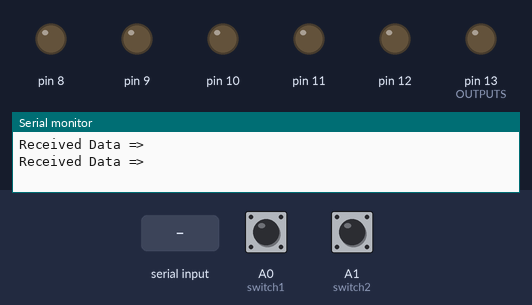
The sketch below on a simulated Arduino Uno, built with avr-gcc and run on an emulated ATmega328P. On the bench: output pins drawn as LEDs (lit = HIGH), the last lines printed to the serial monitor. Dashed ring = blinking. The inputs (shaded band) are chosen by the test bench; at power-on: A0 (switch1) LOW, A1 (switch2) LOW.

Above: at 1.2 s.
1.3 s: A0 (switch1) pulled HIGH for 3.2 s
At 1.7 s:
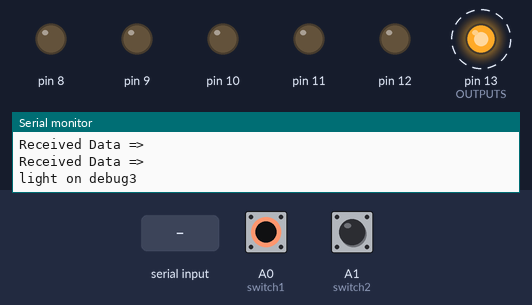
6.0 s: "relay3on" received over Serial
At 7.1 s:
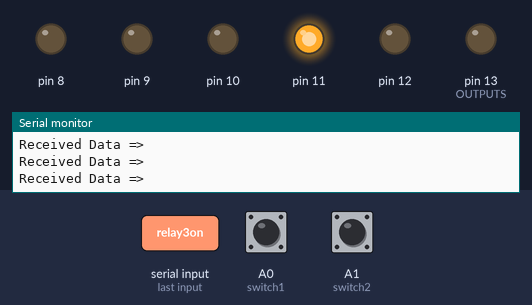
7.6 s: A1 (switch2) pulled HIGH for 0.15 s
At 7.7 s:
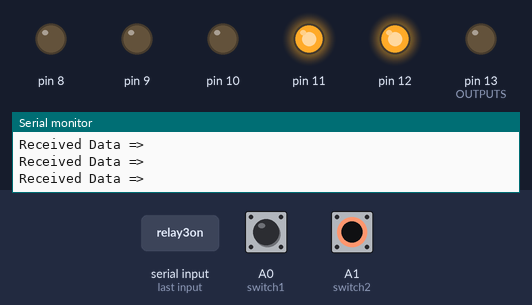
9.3 s: A0 (switch1) pulled HIGH for 0.15 s
At 10.5 s:
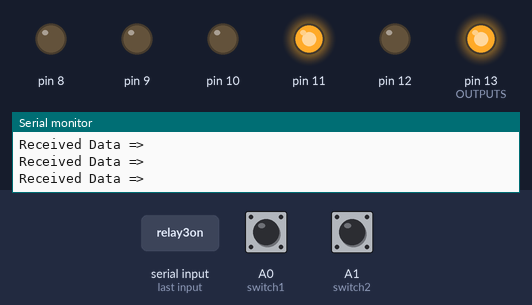
10.9 s: "relay4on" received over Serial
At 12.0 s:
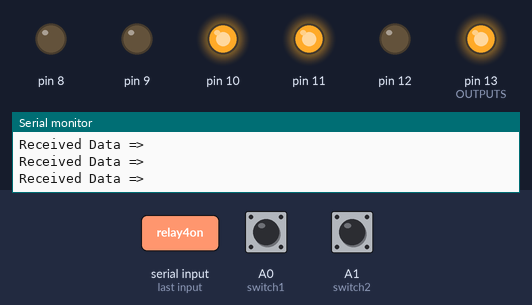
12.5 s: "relay3off" received over Serial
At 13.2 s:
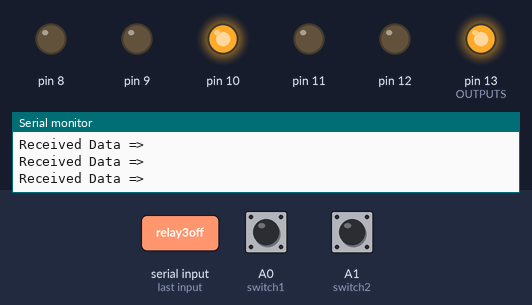
Timing chart, 0 to 15.1 s (numbered marks = the images above; inputs shaded):
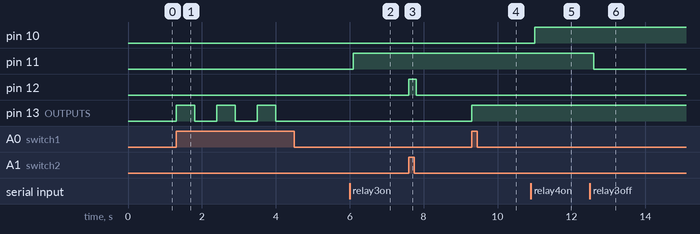

The sketch:

Input___Recievce_working.ino
```cpp
/*
    Serial.readString() program to device control from serial command "on" / "off".
    Author: Nilesh Chaurasia
    http://elextutorial.com
*/
#include <string.h>
#define switch1 A0
#define switch2 A1
#define switch3 A2
#define switch4 A3
#define switch5 A4
#define switch6 A5
#define switch7 7
#define switch8 6
#define switch9 5
#define switch10 4
#define powersense 3
#define resetpin 2

bool light1=0,light2=0,light3=0,light4=0,light5=0,light6=0,light7=0,light8=0,light9=0,light10=0;
int dummy=0,abc=0;
int timer1_counter;

//TIMER INTERRUPT START FROM HERE
ISR(TIMER1_OVF_vect)        // interrupt service routine
{
  TCNT1 = timer1_counter;   // preload timer


}


void setup()
{


noInterrupts();           // disable all interrupts


  TCCR1A = 0;
  TCCR1B = 0;

  // Set timer1_counter to the correct value for our interrupt interval
  //timer1_counter = 64911;   // preload timer 65536-16MHz/256/100Hz
  //timer1_counter = 65500;//65500;   // preload timer 65536-16MHz/256/50Hz
  timer1_counter = 64530;   // preload timer 65536-16MHz/256/2Hz

  //TCNT1 = timer1_counter;   // preload timer
  //TCCR1B |= (1 << CS12);    // 256 prescaler

  TCNT1 = timer1_counter;   // preload timer
  TCCR1B |= (1 << CS12);    // 256 prescaler
  TIMSK1 |= (1 << TOIE1);   // enable timer overflow interrupt
  interrupts();             // enable all interrupts

    Serial.begin(115200); // Set the baud rate to 9600
    pinMode(13,OUTPUT);//OUTPUTS
    pinMode(12,OUTPUT);
    pinMode(11,OUTPUT);
    pinMode(10,OUTPUT);
    pinMode(9,OUTPUT);
    pinMode(8,OUTPUT);
    pinMode(switch1,INPUT); //INPUTS
    pinMode(switch2,INPUT);
    pinMode(switch3,INPUT);
    pinMode(switch4,INPUT);
    pinMode(switch5,INPUT);
    pinMode(switch6,INPUT);
    pinMode(switch7,INPUT);
    pinMode(switch8,INPUT);
    pinMode(switch9,INPUT);
    pinMode(switch10,INPUT);
    pinMode(powersense,INPUT);
    pinMode(resetpin,INPUT);
    digitalWrite(13,LOW);
    digitalWrite(switch1,LOW);

}
void loop()
{

//
 String s1 = Serial.readString();// s1 is String type variable.
 Serial.setTimeout(100);
    Serial.print("Received Data => ");
    Serial.println(s1);//display same received Data back in serial monitor.


    if(s1.indexOf("relay2on")>=0)
    {
        digitalWrite(12,HIGH);
    }
    if(s1.indexOf("relay2off")>=0){
        digitalWrite(12,LOW);
    }

    if(s1.indexOf("relay3on")>=0)
    {
        digitalWrite(11,HIGH);
    }
    if(s1.indexOf("relay3off")>=0){
        digitalWrite(11,LOW);
    }

    if(s1.indexOf("relay4on")>=0)
    {
        digitalWrite(10,HIGH);
    }
    if(s1.indexOf("relay4off")>=0){
        digitalWrite(10,LOW);
    }

    if(s1.indexOf("relay5on")>=0)
    {
        digitalWrite(9,HIGH);
    }
    if(s1.indexOf("relay5off")>=0){
        digitalWrite(9,LOW);
    }

    if(s1.indexOf("relay6on")>=0)
    {
        digitalWrite(8,HIGH);
    }
    if(s1.indexOf("relay6off")>=0){
        digitalWrite(8,LOW);
    }


 if(digitalRead(switch2)==HIGH){
  digitalWrite(12,HIGH);
  }
 else if(digitalRead(switch2)==LOW){
  digitalWrite(12,LOW);
  }
 // delay(100);


if(s1.indexOf("relay1on")>=0)
    {
      digitalWrite(13,HIGH);
     }
    else if((s1.indexOf("relay1off")>=0)&&(digitalRead(13)==HIGH))

   {

     digitalWrite(13,LOW);

   }

if ((digitalRead(switch1)==HIGH)&&(digitalRead(13)==LOW)&&(dummy==0))
    {
        //s1="relay1on";
        dummy=1;
        digitalWrite(13,HIGH);
        Serial.println("light on debug3");
        delay(500);
    }

if ((digitalRead(switch1)==HIGH)&&(digitalRead(13)==HIGH))
    {
        s1="relay1off";
        dummy=0;
       // strcpy (s1,"relay1off");
        digitalWrite(13,LOW);
        Serial.println("light on debug4");
        delay(500);
    }


}
```

Measured:
- after the input at 1.3 s, pin 13 (OUTPUTS): alternates HIGH for 0.50 s and LOW for 0.60 s, 6 changes in all, then stays LOW, starting at once
- after the input at 6.0 s, pin 11: LOW → HIGH after 0.10 s
- after the input at 7.6 s, pin 12: LOW → HIGH at once, → LOW 0.20 s later
- after the input at 9.3 s, pin 13 (OUTPUTS): LOW → HIGH at once
- after the input at 10.9 s, pin 10: LOW → HIGH after 0.10 s
- after the input at 12.5 s, pin 11: HIGH → LOW after 0.10 s
